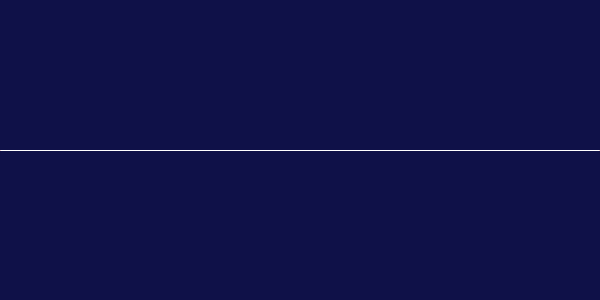
Frame 1 (no input)
Frame 60 (the mouse pressed at the canvas centre just before this capture): identical to frame 1, image omitted
Frame 120 (the mouse held since frame 60 and released just before this capture): identical to frame 1, image omitted

The Processing sketch that drew this single still picture (run headless with seeded random() and noise(); from frame 60 on, the mouse is pressed at the canvas centre):

// Processing sketch: lin_transz_hullam_potencialgat
// ── lin_transz_hullam_potencialgat.pde
int n = 600;
float D = 0.1;
float speed = 0.3;
float[] z = new float[n], v = new float[n], V=new float[n];
float beta = 0.01;

void setup() {
  size(600,300);
  noFill();
  clear();
  for (int i=0;i<n;++i) {
    V[i] = height/2;
  }
}

void mouseClicked() {
  if (mouseButton == RIGHT) {
    clear();
  }
}

void clear() {
  for (int i=0;i<n;++i) {
   v[i] = 0;
   z[i] = height/2;
  }
}

int dragPoint;

void mousePressed() {
  if (mouseButton == LEFT) {
    dragPoint = mouseX < 50 ? 0 : mouseX > width-50 ? n-1 : mouseX;
  } else if (mouseButton == CENTER) {
    dragPoint = mouseY;
  }
}


void draw() {
  for (int i=1;i<n-1;++i) {
    v[i] = v[i] + D*(z[i-1]+z[i+1]-2*z[i]) ;
  }
  for (int i=1;i<n-1;++i) {
    z[i] = z[i] + v[i]*speed - beta*(v[i])*(-V[i]+height/2);
  }
  
  if (mousePressed) {
    if (mouseButton == LEFT) {
      z[dragPoint] = mouseY;
      v[dragPoint] = (mouseY-pmouseY)/speed;
    } if (mouseButton == CENTER) {
      int a = mouseX < pmouseX ? mouseX : pmouseX;
      int b = mouseX < pmouseX ? pmouseX : mouseX;
      a = a < 0 ? 0 : a;
      b = b > n-1 ? n-1 : b;
      for (int i = a; i<=b; ++i) {
        V[i] = dragPoint;
      }
    }
  }
 
  
  background(#0F1148);
  
  // potenciál
  stroke(#ff0000); 
  beginShape();
  for (int i=0;i<n;++i) {
    vertex(i*width/ n, V[i]);
  }
  endShape();
  
  // hullám
  stroke(255); 
  beginShape();
  for (int i=0;i<n;++i) {
    vertex(i*width/ n, z[i]);
  }
  endShape();
  
}
